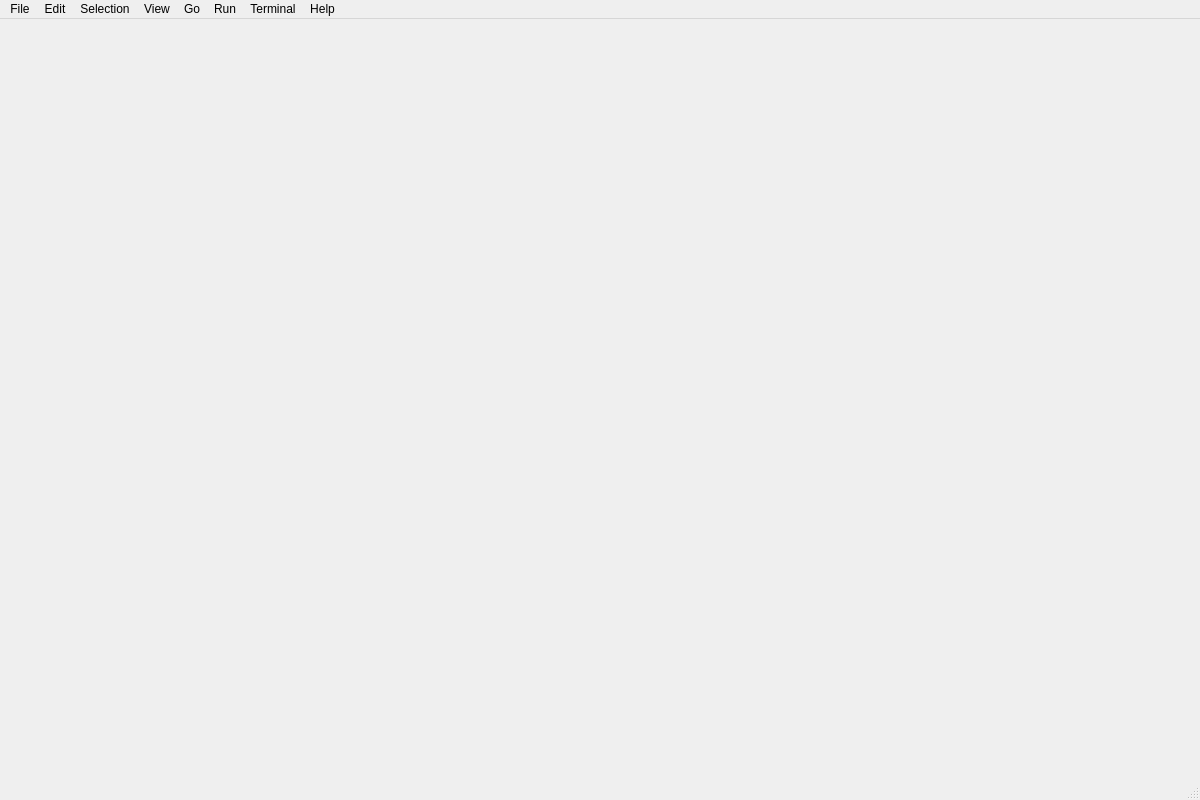
<?xml version="1.0" encoding="UTF-8"?>
<ui version="4.0">
 <class>MainWindow</class>
 <widget class="QMainWindow" name="MainWindow">
  <property name="geometry">
   <rect>
    <x>0</x>
    <y>0</y>
    <width>1200</width>
    <height>800</height>
   </rect>
  </property>
  <property name="windowTitle">
   <string>Inscribe</string>
  </property>
  <widget class="QWidget" name="centralwidget"/>
  <widget class="QMenuBar" name="menubar">
   <property name="geometry">
    <rect>
     <x>0</x>
     <y>0</y>
     <width>1200</width>
     <height>24</height>
    </rect>
   </property>
   <widget class="QMenu" name="menuFile">
    <property name="title">
     <string>File</string>
    </property>
    <addaction name="actionNew_File"/>
    <addaction name="actionNew_Folder"/>
    <addaction name="actionOpen_Project"/>
    <addaction name="separator"/>
    <addaction name="actionSave"/>
    <addaction name="actionSave_All"/>
   </widget>
   <widget class="QMenu" name="menuEdit">
    <property name="title">
     <string>Edit</string>
    </property>
    <addaction name="actionUndo"/>
    <addaction name="actionRedo"/>
    <addaction name="separator"/>
    <addaction name="actionCut"/>
    <addaction name="actionCopy"/>
    <addaction name="actionPaste"/>
    <addaction name="separator"/>
    <addaction name="actionSelect_All"/>
   </widget>
   <widget class="QMenu" name="menuSelection">
    <property name="title">
     <string>Selection</string>
    </property>
   </widget>
   <widget class="QMenu" name="menuView">
    <property name="title">
     <string>View</string>
    </property>
   </widget>
   <widget class="QMenu" name="menuGo">
    <property name="title">
     <string>Go</string>
    </property>
   </widget>
   <widget class="QMenu" name="menuRun">
    <property name="title">
     <string>Run</string>
    </property>
    <addaction name="actionBuild"/>
    <addaction name="actionStop"/>
    <addaction name="separator"/>
    <addaction name="actionAuto_Build_on_Save"/>
   </widget>
   <widget class="QMenu" name="menuTerminal">
    <property name="title">
     <string>Terminal</string>
    </property>
   </widget>
   <widget class="QMenu" name="menuHelp">
    <property name="title">
     <string>Help</string>
    </property>
   </widget>
   <addaction name="menuFile"/>
   <addaction name="menuEdit"/>
   <addaction name="menuSelection"/>
   <addaction name="menuView"/>
   <addaction name="menuGo"/>
   <addaction name="menuRun"/>
   <addaction name="menuTerminal"/>
   <addaction name="menuHelp"/>
  </widget>
  <widget class="QStatusBar" name="statusbar"/>
  <action name="actionNew_File">
   <property name="text">
    <string>New File</string>
   </property>
  </action>
  <action name="actionNew_Folder">
   <property name="text">
    <string>New Folder</string>
   </property>
  </action>
  <action name="actionOpen_Project">
   <property name="text">
    <string>Open Project...</string>
   </property>
  </action>
  <action name="actionSave">
   <property name="text">
    <string>Save</string>
   </property>
  </action>
  <action name="actionSave_All">
   <property name="text">
    <string>Save All</string>
   </property>
  </action>
  <action name="actionBuild">
   <property name="text">
    <string>Build</string>
   </property>
  </action>
  <action name="actionStop">
   <property name="text">
    <string>Stop</string>
   </property>
  </action>
  <action name="actionAuto_Build_on_Save">
   <property name="checkable">
    <bool>true</bool>
   </property>
   <property name="text">
    <string>Auto Build on Save</string>
   </property>
  </action>
  <action name="actionUndo">
   <property name="text">
    <string>Undo</string>
   </property>
  </action>
  <action name="actionRedo">
   <property name="text">
    <string>Redo</string>
   </property>
  </action>
  <action name="actionCut">
   <property name="text">
    <string>Cut</string>
   </property>
  </action>
  <action name="actionCopy">
   <property name="text">
    <string>Copy</string>
   </property>
  </action>
  <action name="actionPaste">
   <property name="text">
    <string>Paste</string>
   </property>
  </action>
  <action name="actionSelect_All">
   <property name="text">
    <string>Select All</string>
   </property>
  </action>
 </widget>
 <resources/>
 <connections/>
</ui>
